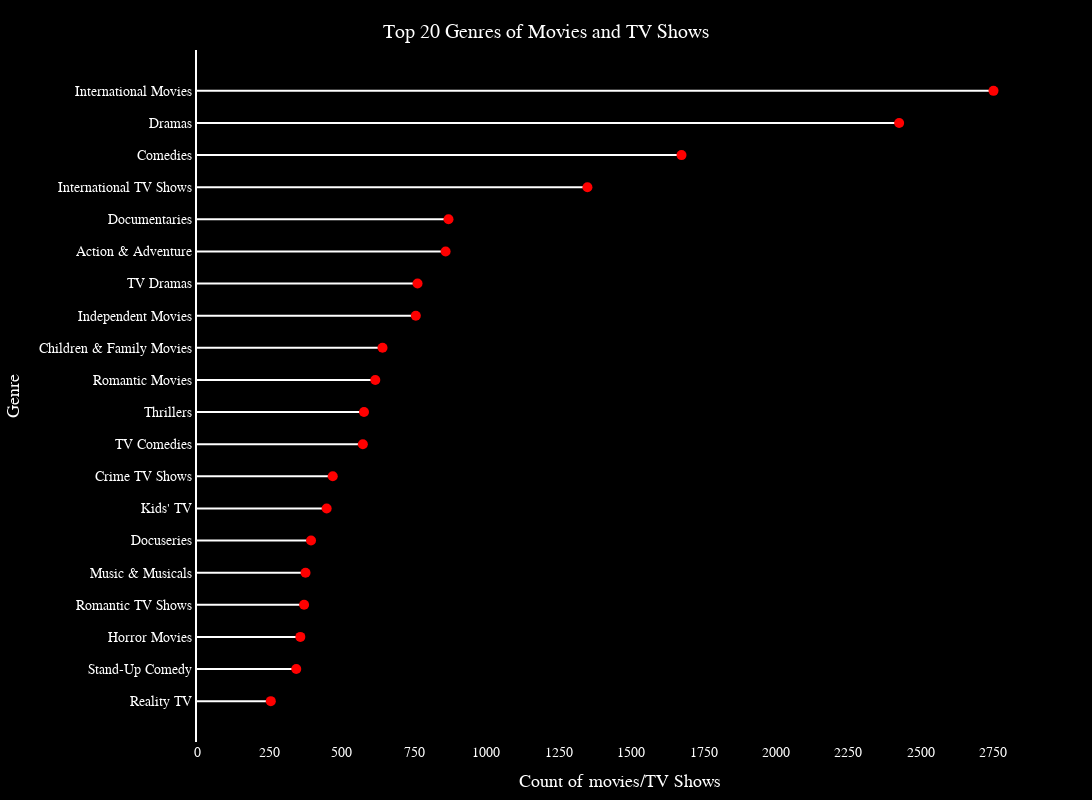

The notebook cell saved with this chart:
### Code cell
genres = df_filtered['listed_in'].str.split(',').explode().str.strip()

genre_counts = genres.value_counts()

top_20_genres = genre_counts.nlargest(20)

fig = go.Figure()

for genre, count in top_20_genres.items():
    fig.add_trace(go.Scatter(y=[genre, genre], x=[0, count], mode='lines', line=dict(color='white')))

fig.add_trace(go.Scatter(y=list(top_20_genres.index), x=top_20_genres.values, mode='markers',
                         marker=dict(color='red', size=10), showlegend=False))

fig.update_layout(
    title=dict(text="Top 20 Genres of Movies and TV Shows", font=dict(size=25)),
    yaxis_title="Genre",
    font_family="serif",
    xaxis_title="Count of movies/TV Shows",
    xaxis_tickangle=0,
    showlegend=False,
    plot_bgcolor='black',
    paper_bgcolor='black',
    font=dict(color='white'),
    yaxis=dict(showgrid=False, tickmode='array', tickvals=top_20_genres.index[::-1], categoryorder='total ascending', linewidth=2,tickfont = dict(size=14)),
    xaxis=dict(showgrid=False, tickvals=list(range(0, top_20_genres.max()+1, 250)),tickfont = dict(size=14)),
    width=1200,
    height=800,
    margin=dict(l=150, r=50, b=50, t=50)
)
fig.update_yaxes(title_font = {"size": 18})
fig.update_xaxes(title_font = {"size": 18})
fig.update_layout(title_x=0.5, title_y=0.97, title_font=dict(size=20))
fig.show()

### Figure 1 — Plotly figure (JSON) as saved in the notebook; plotly's stock layout.template omitted (floating-point values rounded to 4 significant figures)
{"data": [{"line": {"color": "white"}, "mode": "lines", "type": "scatter", "x": [0, 2752], "y": ["International Movies", "International Movies"]}, {"line": {"color": "white"}, "mode": "lines", "type": "scatter", "x": [0, 2426], "y": ["Dramas", "Dramas"]}, {"line": {"color": "white"}, "mode": "lines", "type": "scatter", "x": [0, 1674], "y": ["Comedies", "Comedies"]}, {"line": {"color": "white"}, "mode": "lines", "type": "scatter", "x": [0, 1349], "y": ["International TV Shows", "International TV Shows"]}, {"line": {"color": "white"}, "mode": "lines", "type": "scatter", "x": [0, 869], "y": ["Documentaries", "Documentaries"]}, {"line": {"color": "white"}, "mode": "lines", "type": "scatter", "x": [0, 859], "y": ["Action & Adventure", "Action & Adventure"]}, {"line": {"color": "white"}, "mode": "lines", "type": "scatter", "x": [0, 762], "y": ["TV Dramas", "TV Dramas"]}, {"line": {"color": "white"}, "mode": "lines", "type": "scatter", "x": [0, 756], "y": ["Independent Movies", "Independent Movies"]}, {"line": {"color": "white"}, "mode": "lines", "type": "scatter", "x": [0, 641], "y": ["Children & Family Movies", "Children & Family Movies"]}, {"line": {"color": "white"}, "mode": "lines", "type": "scatter", "x": [0, 616], "y": ["Romantic Movies", "Romantic Movies"]}, {"line": {"color": "white"}, "mode": "lines", "type": "scatter", "x": [0, 577], "y": ["Thrillers", "Thrillers"]}, {"line": {"color": "white"}, "mode": "lines", "type": "scatter", "x": [0, 573], "y": ["TV Comedies", "TV Comedies"]}, {"line": {"color": "white"}, "mode": "lines", "type": "scatter", "x": [0, 469], "y": ["Crime TV Shows", "Crime TV Shows"]}, {"line": {"color": "white"}, "mode": "lines", "type": "scatter", "x": [0, 448], "y": ["Kids' TV", "Kids' TV"]}, {"line": {"color": "white"}, "mode": "lines", "type": "scatter", "x": [0, 394], "y": ["Docuseries", "Docuseries"]}, {"line": {"color": "white"}, "mode": "lines", "type": "scatter", "x": [0, 375], "y": ["Music & Musicals", "Music & Musicals"]}, {"line": {"color": "white"}, "mode": "lines", "type": "scatter", "x": [0, 370], "y": ["Romantic TV Shows", "Romantic TV Shows"]}, {"line": {"color": "white"}, "mode": "lines", "type": "scatter", "x": [0, 357], "y": ["Horror Movies", "Horror Movies"]}, {"line": {"color": "white"}, "mode": "lines", "type": "scatter", "x": [0, 343], "y": ["Stand-Up Comedy", "Stand-Up Comedy"]}, {"line": {"color": "white"}, "mode": "lines", "type": "scatter", "x": [0, 255], "y": ["Reality TV", "Reality TV"]}, {"marker": {"color": "red", "size": 10}, "mode": "markers", "showlegend": false, "type": "scatter", "x": [2752, 2426, 1674, 1349, 869, 859, 762, 756, 641, 616, 577, 573, 469, 448, 394, 375, 370, 357, 343, 255], "y": ["International Movies", "Dramas", "Comedies", "International TV Shows", "Documentaries", "Action & Adventure", "TV Dramas", "Independent Movies", "Children & Family Movies", "Romantic Movies", "Thrillers", "TV Comedies", "Crime TV Shows", "Kids' TV", "Docuseries", "Music & Musicals", "Romantic TV Shows", "Horror Movies", "Stand-Up Comedy", "Reality TV"]}], "layout": {"font": {"color": "white", "family": "serif"}, "height": 800, "margin": {"b": 50, "l": 150, "r": 50, "t": 50}, "paper_bgcolor": "black", "plot_bgcolor": "black", "showlegend": false, "title": {"font": {"size": 20}, "text": "Top 20 Genres of Movies and TV Shows", "x": 0.5, "y": 0.97}, "width": 1200, "xaxis": {"showgrid": false, "tickangle": 0, "tickfont": {"size": 14}, "tickvals": [0, 250, 500, 750, 1000, 1250, 1500, 1750, 2000, 2250, 2500, 2750], "title": {"font": {"size": 18}, "text": "Count of movies/TV Shows"}}, "yaxis": {"categoryorder": "total ascending", "linewidth": 2, "showgrid": false, "tickfont": {"size": 14}, "tickmode": "array", "tickvals": ["Reality TV", "Stand-Up Comedy", "Horror Movies", "Romantic TV Shows", "Music & Musicals", "Docuseries", "Kids' TV", "Crime TV Shows", "TV Comedies", "Thrillers", "Romantic Movies", "Children & Family Movies", "Independent Movies", "TV Dramas", "Action & Adventure", "Documentaries", "International TV Shows", "Comedies", "Dramas", "International Movies"], "title": {"font": {"size": 18}, "text": "Genre"}}}}
